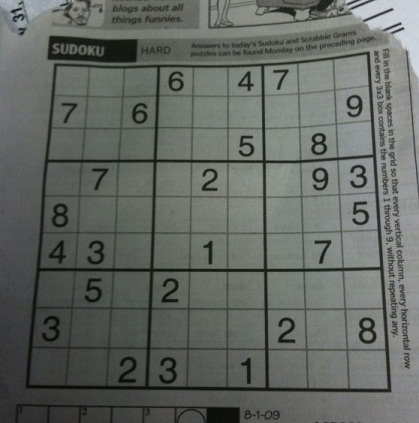
#> input picture edgedetect/assets/sudoku.jpg, 419 x 423 px
$ python intensitythresholding_01.py
#> lines starting #> are read from the running program, lines starting #| are printed output that depends on the picture; after the words box and inside, x2 and y2 are one past the last pixel; in counts of white or black regions, pixels touching at a corner belong together
import cv2
import matplotlib.pyplot as plt
import numpy as np

img = cv2.imread("assets/sudoku.jpg", flags=0)
#> img: shape (423, 419); min 5, max 218, mean 101.9

_, img_threshold = cv2.threshold(img, 50, 255, cv2.THRESH_BINARY)
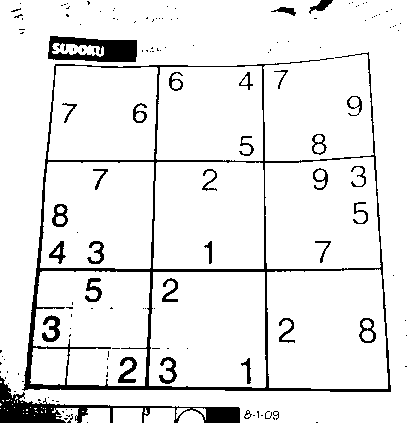
#> img_threshold: shape (423, 419); 91.6% white; 148 black regions (114 under 20 px), largest, box (x1, y1, x2, y2) and area: (22, 52, 391, 392) 6751, (0, 376, 240, 423) 2596, (48, 36, 137, 62) 1516
_, img_trunc = cv2.threshold(img, 90, 255, cv2.THRESH_TRUNC)
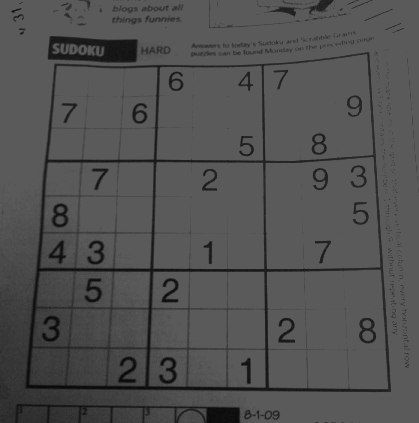
#> img_trunc: shape (423, 419); min 5, max 90, mean 80.9
_, img_tozero = cv2.threshold(img, 55, 255, cv2.THRESH_TOZERO_INV)
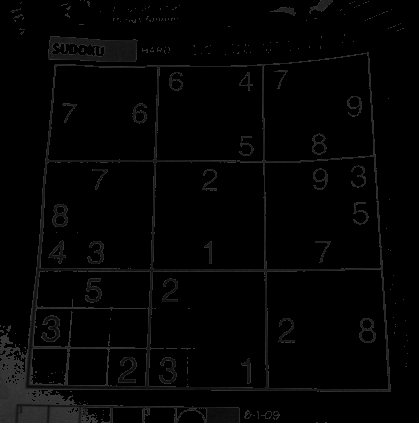
#> img_tozero: shape (423, 419); min 0, max 55, mean 3.9

plt.subplot(2, 2, 1), plt.imshow(img, cmap="gray")
plt.title("Original"), plt.xticks([]), plt.yticks([])
plt.subplot(2, 2, 2), plt.imshow(img_threshold, cmap="gray")
plt.title("Binary Threshold"), plt.xticks([]), plt.yticks([])
plt.subplot(2, 2, 3), plt.imshow(img_trunc, cmap="gray")
plt.title("To Zero Threshold"), plt.xticks([]), plt.yticks([])
plt.subplot(2, 2, 4), plt.imshow(img_tozero, cmap="gray")
plt.title("To Zero"), plt.xticks([]), plt.yticks([])
plt.show()
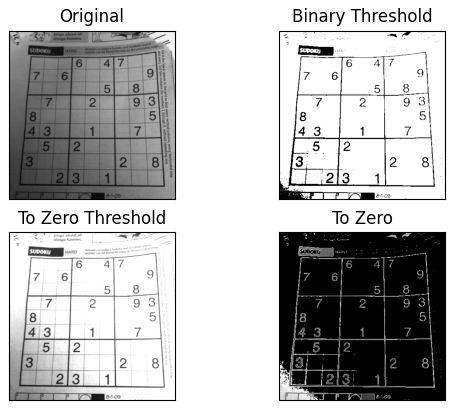
#> figure drawn by matplotlib, 4 panels

$ run again, with edgedetect/assets/sarpi.jpg copied over edgedetect/assets/sudoku.jpg
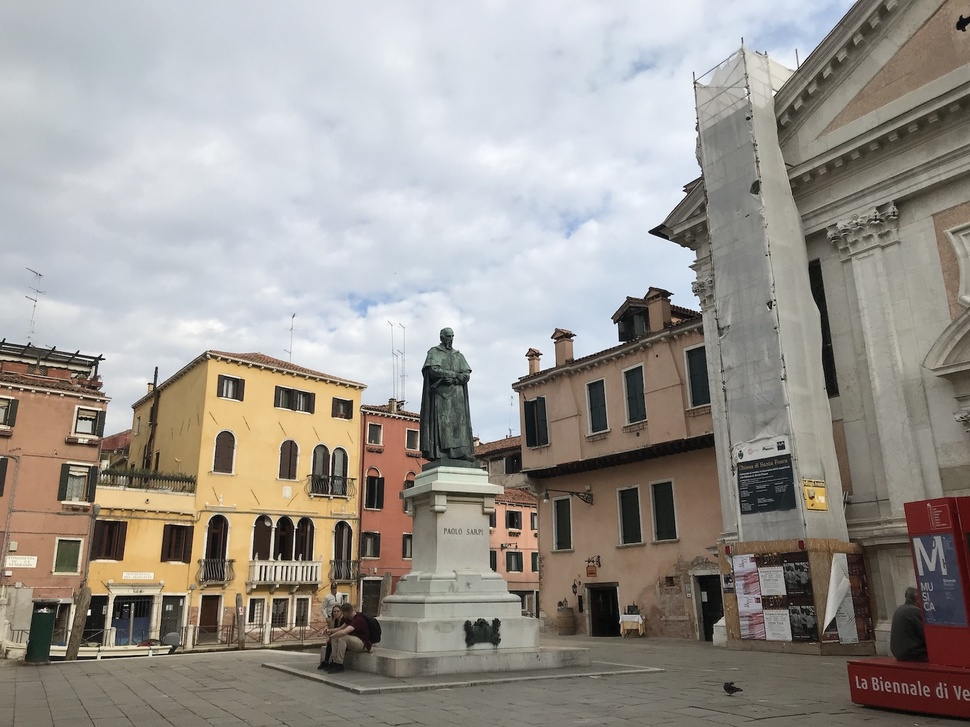
#> input picture edgedetect/assets/sarpi.jpg, 970 x 727 px, shrunk from 1500 x 1125 before the run
#> `_, img_threshold = cv2.threshold(img, 50, 255, cv2.THRESH_BINARY)`:
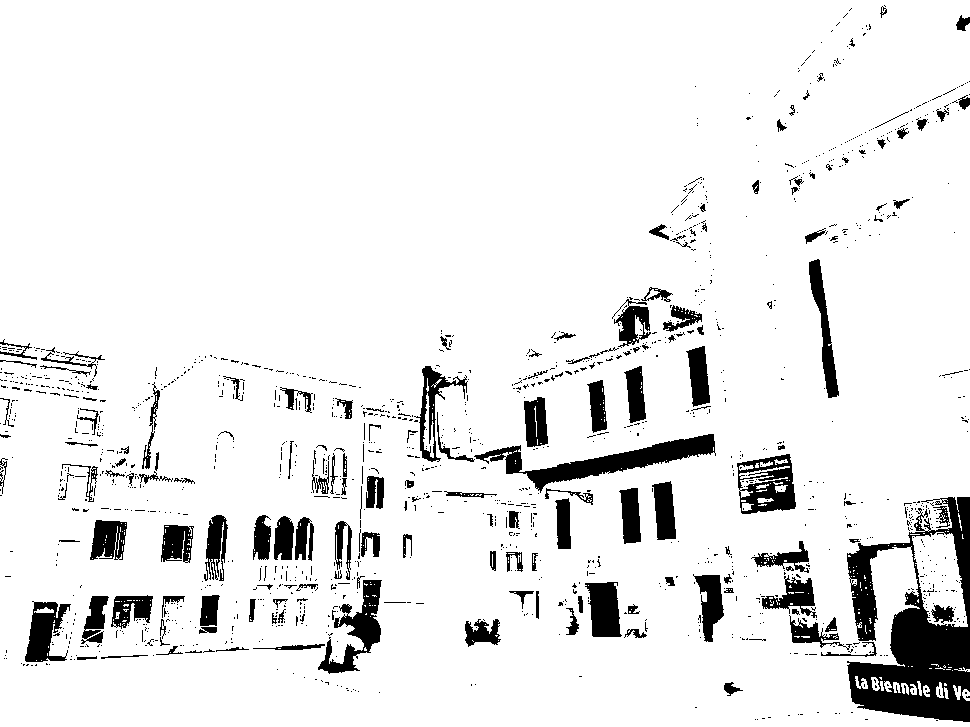
#> img_threshold: shape (727, 970); 91.5% white; 1451 black regions (1284 under 20 px), largest, box (x1, y1, x2, y2) and area: (847, 497, 970, 722) 13125, (474, 434, 716, 493) 3934, (318, 580, 382, 674) 2175
#> `_, img_tozero = cv2.threshold(img, 55, 255, cv2.THRESH_TOZERO_INV)`:
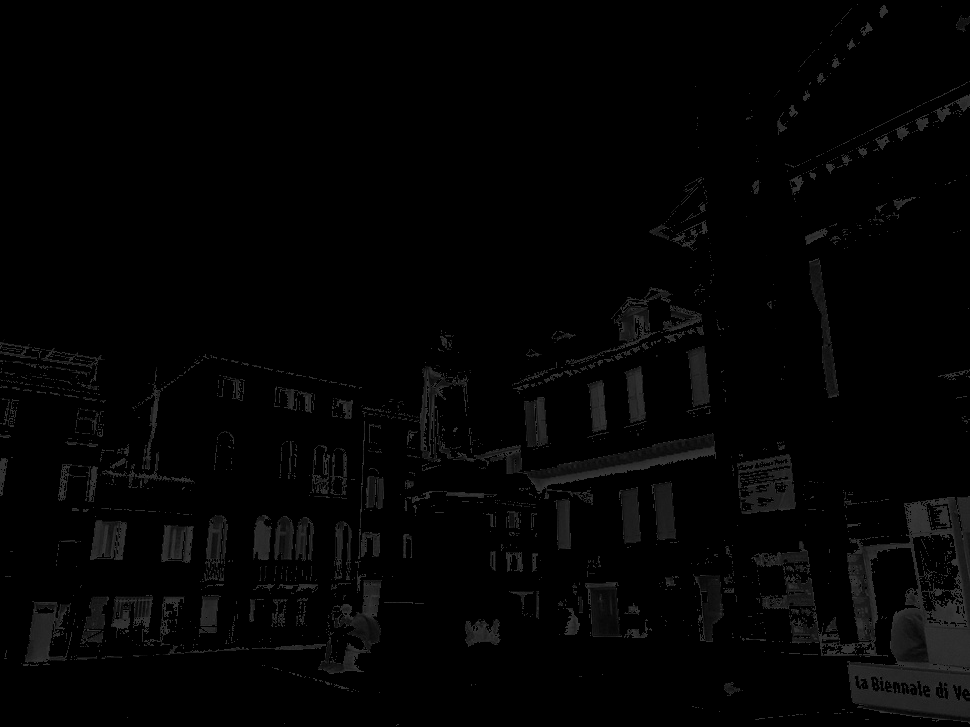
#> img_tozero: shape (727, 970); min 0, max 55, mean 3.4
